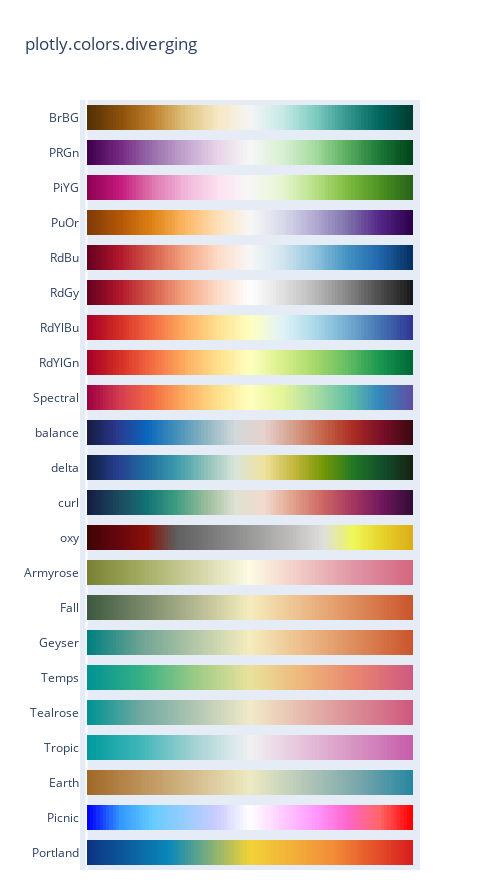

Notebook code cell kept with this figure:
### Code cell
import plotly.express.colors as px_colors
px_colors.diverging.swatches_continuous()
